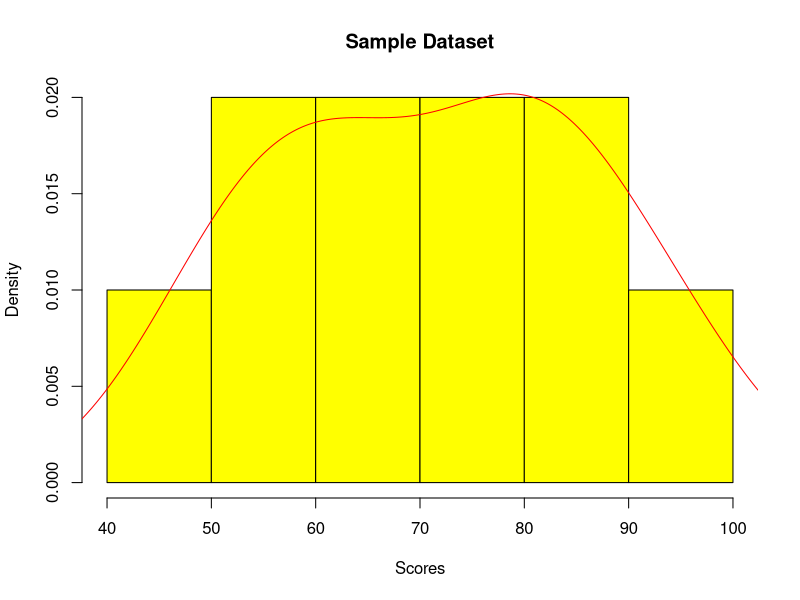
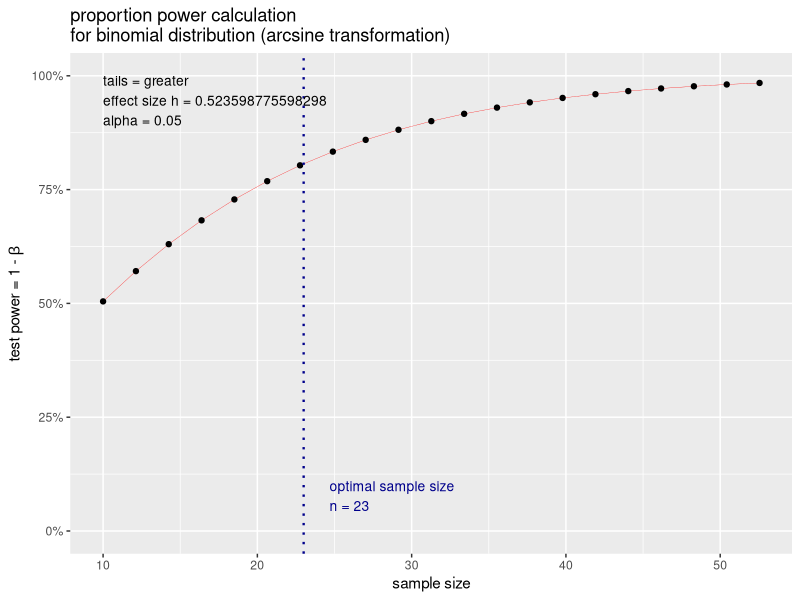

Recreate these plots in R, in order.
#One Sample T-Test Example

#First state your hypothesis
#Null hypothesis H???: ??s = 75
#Alternative hypothesis Ha: ??s ??? 75

#Create Dataset
sample = c(65, 78, 88, 55, 48, 95, 66, 57, 79, 81)

#Histogram
hist(sample, freq=F,col='yellow',main="Sample Dataset", xlab='Scores')
lines(density(sample), col="red")

#Summary Statistics
summary(sample)

#One Sample t-test
t.test(sample, mu=75)

#if you want to test whether the mean is less than 75(on-tailed test), type this:
#One Sample t-test - Less than 75
t.test(sample, mu=75,alternative = "less")

#if you want to test whether the mean greater than 75 (one-tailed test), type this:
#One Sample t-test - Greater than 75
t.test(sample, mu=75, alternative = "greater")

#Paired Data T-test example
#Null hypothesis H???: ??d = 0
#Alternative hypothesis Ha: ??d ??? 0
#Paired Sample t-test
Sampleafter= c(12.9, 13.5, 12.8, 15.6, 17.2, 19.2, 12.6, 15.3, 14.4, 11.3)
Samplebefore= c(12.7, 13.6, 12.0, 15.2, 16.8, 20.0, 12.0, 15.9, 16.0, 11.1)
t.test(Sampleafter,Samplebefore, paired=TRUE)

#Two Sample T-test

#Null hypothesis H???: ??testa = ??testb
#Alternative hypothesis Ha: ??testa ??? ??testb

#Two sample t-test

#Two sample t-test
testa=c(175,168,168,190,156,181,182,175,174,179)
testb=c(185,169,173,188,186,175,174,179,180)
t.test(testa,testb, var.equal=TRUE, paired=FALSE)




#CALCULATING POWER OR SAPLE SIZE


#Ho: that the coin is fair and lands heads 50% of the time (??=50)
#Ha: that the coin is loaded to land heads more then 50% of the time (??>0)
#How many times should we flip the coin to have a high probability (or power)say 0.80, of correctly rejecting
#the null of ??= 0.5 if our coin is indeed loaded to land heads 75% of the time?



#Load Library
library(pwr)

#Create Power Statistic
p.out <- pwr.p.test(h = ES.h(p1 = 0.75, p2 = 0.50),sig.level = 0.05, power = 0.80,
alternative = "greater")

#The function tells us we should flip the coin 22.55127, which we round up to 23. Always round sample size
#stimates up. If we're correct that our coin lands heads 75% of the time, we need to flip it at least 23 times to
#ave an 80% chance of correctly rejecting the null hypothesis at the 0.05 significance level.
plot(p.out)
